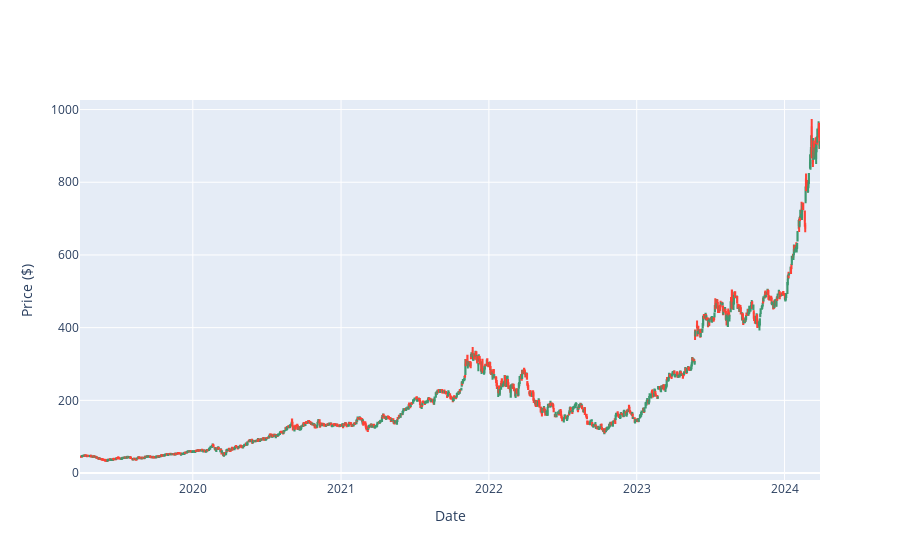

The notebook cell this image was saved under:
### Code cell
# candlestick chart
fig = go.Figure(data=[go.Candlestick(x=data['Date'],
                open=data['Open'],
                high=data['High'],
                low=data['Low'],
                close=data['Close'])])
fig.update_layout(
    yaxis_title="Price ($)",
    xaxis_title="Date",
    xaxis_rangeslider_visible=False
    )
# legend
fig.show()

### Figure 1 — Plotly figure (JSON) as saved in the notebook; plotly's stock layout.template omitted (floating-point values rounded to 4 significant figures; data arrays with more than 128 entries replaced by an {"elided": "..."} marker saying what was removed)
{"data": [{"close": {"elided": "1259 float values"}, "high": {"elided": "1259 float values"}, "low": {"elided": "1259 float values"}, "open": {"elided": "1259 float values"}, "type": "candlestick", "x": {"elided": "1259 str values"}}], "layout": {"xaxis": {"rangeslider": {"visible": false}, "title": {"text": "Date"}}, "yaxis": {"title": {"text": "Price ($)"}}}}
